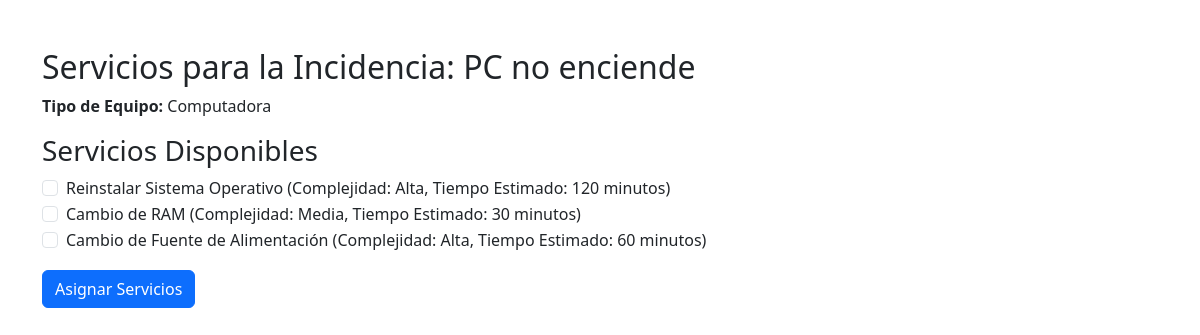
/listaservicio.php?id_incidencia=1, run on the app's committed database.
### tables this page shows
CREATE TABLE `incidencias` (
  `id_incidencia` int(11) NOT NULL,
  `id_usuario` int(11) NOT NULL,
  `id_equipo` int(11) NOT NULL,
  `id_tecnico` int(11) DEFAULT NULL,
  `titulo` varchar(150) NOT NULL,
  `descripcion` text NOT NULL,
  `prioridad` enum('baja','media','alta','critica') NOT NULL,
  `estado` enum('abierta','en_progreso','en_taller','cerrada') DEFAULT 'abierta',
  `fecha_creacion` timestamp NOT NULL DEFAULT current_timestamp(),
  `fecha_actualizacion` timestamp NOT NULL DEFAULT current_timestamp() ON UPDATE current_timestamp()
);

CREATE TABLE `equipos` (
  `id_equipo` int(11) NOT NULL,
  `tipo` enum('computadora','proyector','monitor','periférico','red','otro') NOT NULL,
  `descripcion` text DEFAULT NULL,
  `modelo` varchar(100) DEFAULT NULL,
  `numero_serie` varchar(100) DEFAULT NULL,
  `fecha_adquisicion` date DEFAULT NULL,
  `garantia` date DEFAULT NULL,
  `estado` enum('funcional','en_reparacion','fuera_de_servicio') DEFAULT 'funcional',
  `id_aula` int(11) NOT NULL
);

CREATE TABLE `servicios` (
  `id_servicio` int(11) NOT NULL,
  `nombre_servicio` varchar(100) NOT NULL,
  `descripcion` text DEFAULT NULL,
  `tipo_equipo` enum('computadora','proyector','monitor','periférico','red','otro') NOT NULL,
  `complejidad` enum('baja','media','alta','crítica') NOT NULL,
  `tiempo_estimado` int(11) NOT NULL,
  `costo_estimado` decimal(10,2) DEFAULT NULL
);

### listaservicio.php (the view, shortened to what this page needs)
<?php
include 'config.php';
$id_incidencia = $_GET['id_incidencia'];
$query = "
    SELECT i.id_incidencia, i.titulo, e.tipo AS tipo_equipo
    FROM incidencias i
    INNER JOIN equipos e ON i.id_equipo = e.id_equipo
    WHERE i.id_incidencia = $id_incidencia
";
$result = mysqli_query($conn, $query);
$incidencia = mysqli_fetch_assoc($result);
$tipo_equipo = $incidencia['tipo_equipo'];
$query_servicios = "SELECT * FROM servicios WHERE tipo_equipo = '$tipo_equipo'";
$servicios = mysqli_query($conn, $query_servicios);
?>
<!DOCTYPE html>
<html lang="es">
<head>
    <link rel="stylesheet" href="https://cdn.jsdelivr.net/npm/bootstrap@5.3.1/dist/css/bootstrap.min.css">
</head>
<body>
<div class="container mt-5">
    <h2>Servicios para la Incidencia: <?php echo $incidencia['titulo']; ?></h2>
    <p><strong>Tipo de Equipo:</strong> <?php echo ucfirst($tipo_equipo); ?></p>
    <form method="POST">
        <h3>Servicios Disponibles</h3>
        <?php while ($servicio = mysqli_fetch_assoc($servicios)): ?>
            <div class="form-check">
                <input
                    class="form-check-input"
                    type="checkbox"
                    name="servicios[]"
                    value="<?php echo $servicio['id_servicio']; ?>"
                    id="servicio_<?php echo $servicio['id_servicio']; ?>"
                >
                <label class="form-check-label" for="servicio_<?php echo $servicio['id_servicio']; ?>">
                    <?php echo $servicio['nombre_servicio']; ?>
                    (Complejidad: <?php echo ucfirst($servicio['complejidad']); ?>,
                    Tiempo Estimado: <?php echo $servicio['tiempo_estimado']; ?> minutos)
                </label>
            </div>
        <?php endwhile; ?>
        <button type="submit" class="btn btn-primary mt-3">Asignar Servicios</button>
    </form>
</div>
</body>
</html>

### data on the page
incidencias: titulo "PC no enciende", id_equipo.tipo "Computadora"
servicios: nombre_servicio "Reinstalar Sistema Operativo", complejidad "Alta", tiempo_estimado "120"
servicios: nombre_servicio "Cambio de RAM", complejidad "Media", tiempo_estimado "30"
servicios: nombre_servicio "Cambio de Fuente de Alimentación", complejidad "Alta", tiempo_estimado "60"
